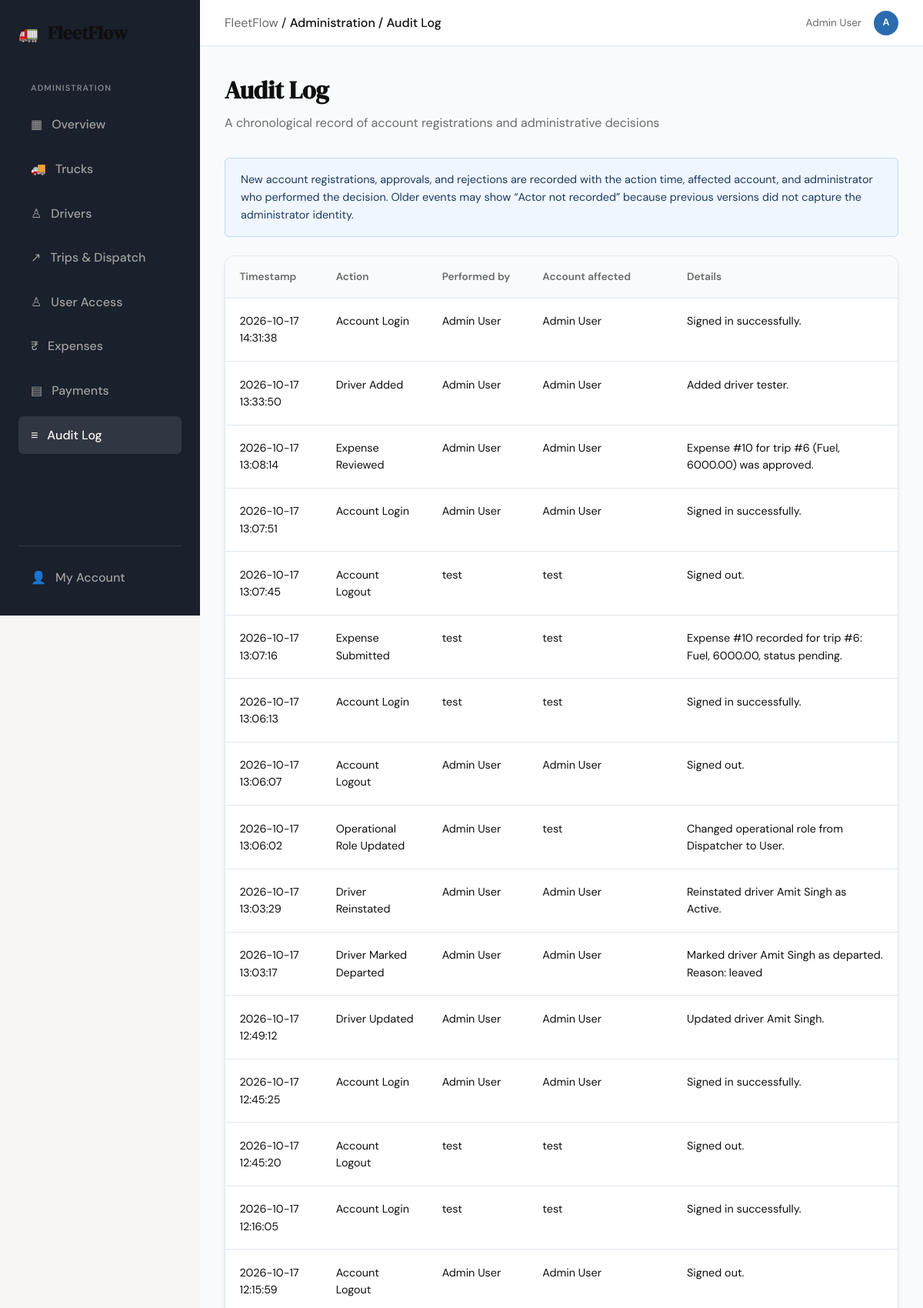
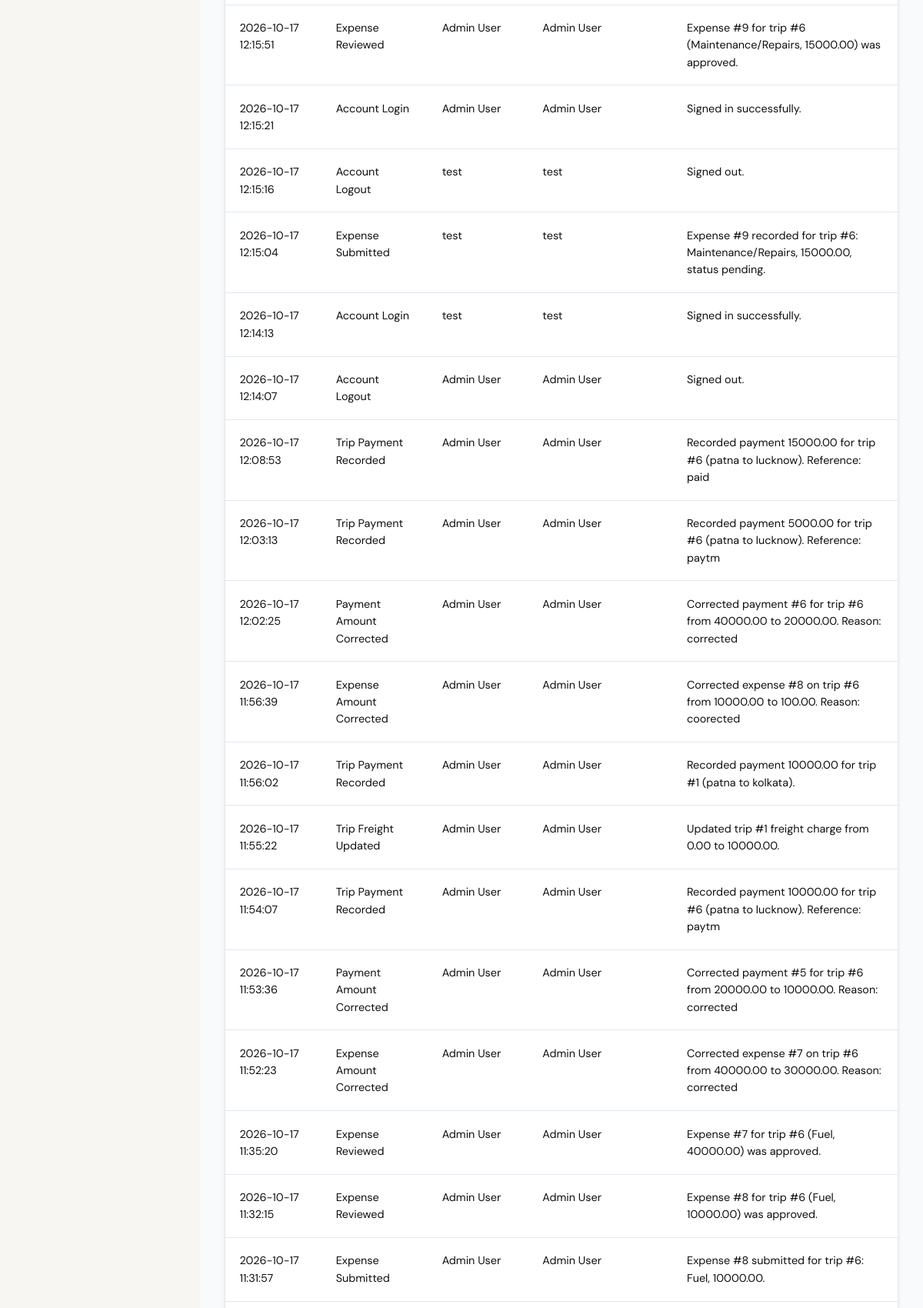
The page /admin/audit (signed in, upper part) on the database its author committed (2 pictures, top to bottom).
### tables this page shows
CREATE TABLE users (
                user_id INTEGER PRIMARY KEY AUTOINCREMENT,
                email TEXT NOT NULL UNIQUE,
                password TEXT NOT NULL,
                is_approved BOOLEAN DEFAULT 0,
                role TEXT CHECK(role IN ('Admin', 'User')) DEFAULT 'User',
                created_at DATETIME DEFAULT CURRENT_TIMESTAMP
            , full_name TEXT, is_rejected BOOLEAN NOT NULL DEFAULT 0, is_terminated BOOLEAN NOT NULL DEFAULT 0, terminated_at DATETIME, job_role TEXT NOT NULL DEFAULT 'User');

CREATE TABLE user_logs (
                log_id INTEGER PRIMARY KEY AUTOINCREMENT,
                user_id INTEGER NOT NULL,
                action TEXT NOT NULL,
                timestamp DATETIME DEFAULT CURRENT_TIMESTAMP,
                details TEXT, actor_user_id INTEGER REFERENCES users(user_id),
                FOREIGN KEY (user_id) REFERENCES users(user_id)
            );

### app.py (the view)
@app.route("/admin/audit")
@admin_required
def admin_audit():
    conn = get_db()
    activity = conn.execute(
        "SELECT logs.action, logs.details, logs.timestamp, "
        "subject.full_name AS subject_name, subject.email AS subject_email, "
        "actor.full_name AS actor_name, actor.email AS actor_email "
        "FROM user_logs AS logs "
        "LEFT JOIN users AS subject ON subject.user_id = logs.user_id "
        "LEFT JOIN users AS actor ON actor.user_id = logs.actor_user_id "
        "ORDER BY logs.timestamp DESC, logs.log_id DESC LIMIT 200"
    ).fetchall()
    conn.close()
    return render_template("admin_audit.html", activity=activity, block_content='dashboard')

### controller/access_controller.py (called while the page is built)
def admin_required(f):
    from functools import wraps
    @wraps(f)
    def decorated_function(*args, **kwargs):
        if 'user_id' not in session:
            return redirect(url_for('login'))
        from database.db import get_db
        conn = get_db()
        controller = UserAccessController(conn)
        is_authorized = controller.is_authorized(session['user_id'])
        is_admin = is_authorized and (
            controller.is_admin(session['user_id'])
            or controller.is_super_admin(session.get('email'))
        )
        conn.close()
        if not is_admin:
            if not is_authorized:
                session.clear()
                return redirect(url_for('login'))
            return "Access Denied: Administrator privileges required.", 403
        session['is_admin'] = True
        return f(*args, **kwargs)
    return decorated_function

    def is_authorized(self, user_id):
        user = self.db.execute(
            "SELECT is_approved, is_rejected, is_terminated FROM users WHERE user_id = ?",
            (user_id,)
        ).fetchone()
        return (
            user
            and user['is_approved'] == 1
            and not user['is_rejected']
            and not user['is_terminated']
        )

    def is_admin(self, user_id):
        user = self.db.execute("SELECT role FROM users WHERE user_id = ?", (user_id,)).fetchone()
        return user and user['role'] == 'Admin'

### database/db.py (called while the page is built)
def get_db():
    conn = sqlite3.connect(DATABASE_PATH)
    conn.row_factory = sqlite3.Row
    conn.execute("PRAGMA foreign_keys = ON")
    return conn

### templates/admin_audit.html (shortened to what this page needs)
{% extends "base.html" %}
{% block breadcrumb %}Administration / Audit Log{% endblock %}
{% block content_dashboard %}
<div class="dashboard-page">
    <div class="panel-header" style="margin-bottom: 2rem;">
        <h1 style="font-family: var(--font-display); font-size: 2rem; color: var(--ink); margin: 0;">Audit Log</h1>
        <p style="color: var(--ink-muted); margin-top: 0.25rem;">A chronological record of account registrations and administrative decisions</p>
    </div>
    <div class="admin-transparency-note">
        New account registrations, approvals, and rejections are recorded with the action time, affected account, and administrator who performed the decision.
        {% set ns = namespace(has_legacy_admin_event=false) %}
        {% for event in activity %}
            {% if event.action in ('Account Approved', 'Account Rejected') and not event.actor_email %}
                {% set ns.has_legacy_admin_event = true %}
            {% endif %}
        {% endfor %}
        {% if ns.has_legacy_admin_event %}
        Older events may show “Actor not recorded” because previous versions did not capture the administrator identity.
        {% endif %}
    </div>
    {% if activity %}
    <div class="table-container">
        <table class="fleet-table">
            <thead>
                <tr><th>Timestamp</th><th>Action</th><th>Performed by</th><th>Account affected</th><th>Details</th></tr>
            </thead>
            <tbody>
                {% for event in activity %}
                <tr>
                    <td>{{ event.timestamp }}</td>
                    <td>{{ event.action }}</td>
                    <td>{{ event.actor_name or event.actor_email or ('Self-service registration' if event.action == 'Account Registered' else 'Actor not recorded') }}</td>
                    <td>{{ event.subject_name or event.subject_email or 'Account unavailable' }}</td>
                    <td>{{ event.details }}</td>
                </tr>
                {% endfor %}
            </tbody>
        </table>
    </div>
    {% else %}
    <div class="table-container admin-empty-state">No audit events have been recorded yet.</div>
    {% endif %}
</div>
{% endblock %}

### templates/base.html (shortened to what this page needs)
<!DOCTYPE html>
<html lang="en">
<head>
    <link rel="stylesheet" href="{{ url_for('static', filename='css/style.css') }}">
</head>
<body class="{{ 'dashboard-body' if block_content == 'dashboard' else '' }}">
    {% if block_content == 'dashboard' %}
    <div class="dashboard-layout">
        <aside class="sidebar">
            <div class="sidebar-header">
                <span class="brand-icon">🚛</span>
                <span class="brand-name">FleetFlow</span>
            </div>
            <nav class="sidebar-nav">
                {% if session.get('is_admin') or session.get('role') == 'Admin' %}
                <span class="nav-section-label">Administration</span>
                <a href="{{ url_for('admin_dashboard') }}" class="nav-item{% if request.endpoint == 'admin_dashboard' %} active{% endif %}"><span>▦</span> Overview</a>
                <a href="{{ url_for('trucks') }}" class="nav-item{% if request.endpoint in ('trucks', 'add_truck', 'edit_truck', 'delete_truck') %} active{% endif %}"><span>🚚</span> Trucks</a>
                <a href="{{ url_for('drivers') }}" class="nav-item{% if request.endpoint in ('drivers', 'add_driver', 'edit_driver', 'upload_driver_document', 'download_driver_document') %} active{% endif %}"><span>♙</span> Drivers</a>
                <a href="{{ url_for('trips') }}" class="nav-item{% if request.endpoint in ('trips', 'create_trip', 'update_trip_status', 'update_trip_freight', 'record_trip_payment') %} active{% endif %}"><span>↗</span> Trips & Dispatch</a>
                <a href="{{ url_for('admin_users') }}" class="nav-item{% if request.endpoint in ('admin_users', 'approve_user', 'reject_user') %} active{% endif %}"><span>♙</span> User Access</a>
                <a href="{{ url_for('expenses') }}" class="nav-item{% if request.endpoint in ('expenses', 'review_expense', 'correct_expense_amount') %} active{% endif %}"><span>₹</span> Expenses</a>
                <a href="{{ url_for('payments') }}" class="nav-item{% if request.endpoint in ('payments', 'correct_payment_amount') %} active{% endif %}"><span>▤</span> Payments</a>
                <a href="{{ url_for('admin_audit') }}" class="nav-item{% if request.endpoint == 'admin_audit' %} active{% endif %}"><span>≡</span> Audit Log</a>
                {% endif %}
            </nav>
            <div class="sidebar-footer">
                <a href="{{ url_for('account') }}" class="nav-item{% if request.endpoint == 'account' %} active{% endif %}"><span>👤</span> My Account</a>
            </div>
        </aside>
        <div class="app-container">
            <nav class="top-bar">
                <div class="breadcrumbs">
                    <span style="color: var(--ink-muted);">FleetFlow</span> /
                    <span style="color: var(--ink); font-weight: 500;">{% block breadcrumb %}Dashboard{% endblock %}</span>
                </div>
                <div class="user-profile" style="display: flex; align-items: center; gap: 1rem;">
                    {% set profile_name = session.get('full_name') or session.get('email', 'Account') %}
                    <span style="font-size: 0.85rem; color: var(--ink-muted);">{{ profile_name }}</span>
                    <div aria-label="{{ profile_name }}" title="{{ profile_name }}" style="width: 32px; height: 32px; border-radius: 50%; background: var(--industry-blue); color: white; display: flex; align-items: center; justify-content: center; font-size: 0.8rem; font-weight: 600;">{{ session.get('avatar_initials') or profile_name[:1]|upper }}</div>
                </div>
            </nav>
            <main class="main-content" style="padding: 2rem;">
                {% block content_dashboard %}{% endblock %}
            </main>
        </div>
    </div>
    {% endif %}
</body>
</html>

### static/css/style.css (style rules this page uses)
:root { --ink: #0f0f0f; --ink-soft: #2d2d2d; --ink-muted: #6b6b6b; --ink-faint: #a0a0a0; --paper: #f7f6f3; --paper-warm: #f0ede6; --paper-card: #ffffff; --accent: #1a472a; --accent-light: #e8f0eb; --accent-2: #c17f24; --accent-2-light: #fdf3e3; --danger: #c0392b; --danger-light: #fdecea; --border: #e4e1da; --border-soft: #eeebe4; --industry-dark: #1a202c; --industry-blue: #2b6cb0; --industry-accent: #ecc94b; --bg-main: #f8fafc; --status-available: #38a169; --status-trip: #dd6b20; --status-maint: #e53e3e; --border-ui: #e2e8f0; --font-display: 'DM Serif Display', Georgia, serif; --font-body: 'DM Sans', system-ui, sans-serif; --max-width: 1200px; --auth-width: 440px; --radius-sm: 6px; --radius-md: 12px; --radius-lg: 20px; }
*, *::before, *::after { box-sizing: border-box; margin: 0; padding: 0; }
html { font-size: 16px; scroll-behavior: smooth; }
body { background: var(--paper); color: var(--ink); font-family: var(--font-body); font-size: 1rem; line-height: 1.6; -webkit-font-smoothing: antialiased; }
a { color: inherit; text-decoration: none; }
.brand-icon { color: var(--accent); font-size: 1.3rem; }
.brand-name { color: var(--ink); }
.main-content { min-height: calc(100vh - 60px - 100px); }
.dashboard-layout { display: grid; grid-template-columns: var(--sidebar-width, 260px) 1fr; min-height: 100vh; }
.sidebar { background: var(--industry-dark); color: var(--paper); display: flex; flex-direction: column; padding: 1.5rem; position: sticky; top: 0; height: 100vh; }
.sidebar-header { display: flex; align-items: center; gap: 0.75rem; font-family: var(--font-display); font-size: 1.5rem; font-weight: 600; margin-bottom: 2rem; color: var(--paper); }
.sidebar-nav { display: flex; flex-direction: column; gap: 0.5rem; flex-grow: 1; }
.nav-item { display: flex; align-items: center; gap: 0.75rem; padding: 0.75rem 1rem; border-radius: var(--radius-sm); color: var(--ink-faint); font-weight: 500; transition: all 0.2s; }
.nav-item:hover, .nav-item.active { background: rgba(255, 255, 255, 0.1); color: var(--paper); }
.nav-section-label { padding: 0.75rem 1rem 0.35rem; color: rgba(255, 255, 255, 0.45); font-size: 0.68rem; font-weight: 600; letter-spacing: 0.1em; text-transform: uppercase; }
.sidebar-footer { border-top: 1px solid rgba(255, 255, 255, 0.1); padding-top: 1rem; }
.admin-transparency-note { background: #eff6ff; border: 1px solid #bfdbfe; border-radius: var(--radius-sm); color: #1e3a5f; font-size: 0.9rem; line-height: 1.6; margin-bottom: 1.5rem; padding: 1rem 1.25rem; }
.dashboard-page > .panel-header { margin-bottom: 2rem; }
.dashboard-page > .table-container { margin-top: 1.5rem; }
.app-container { background: var(--bg-main); display: flex; flex-direction: column; min-height: 100vh; }
.top-bar { height: 60px; background: var(--paper-card); border-bottom: 1px solid var(--border-ui); display: flex; align-items: center; padding: 0 2rem; justify-content: space-between; }
.table-container { background: var(--paper-card); border-radius: var(--radius-md); border: 1px solid var(--border-ui); overflow-x: auto; box-shadow: 0 4px 6px -1px rgba(0, 0, 0, 0.1); }
.fleet-table { width: 100%; border-collapse: collapse; text-align: left; }
.fleet-table th { background: var(--bg-main); padding: 1rem 1.15rem; font-size: 0.85rem; font-weight: 600; color: var(--ink-muted); border-bottom: 1px solid var(--border-ui); }
.fleet-table td { padding: 1.15rem; border-bottom: 1px solid var(--border-ui); font-size: 0.9rem; line-height: 1.55; vertical-align: top; }

### rows shown on the page
users: full_name "Admin User"
user_logs: timestamp "2026-10-17 14:31:38", action "Account Login", full_name "Admin User", details "Signed in successfully."
user_logs: timestamp "2026-10-17 13:33:50", action "Driver Added", full_name "Admin User", details "Added driver tester."
user_logs: timestamp "2026-10-17 13:08:14", action "Expense Reviewed", full_name "Admin User", details "Expense #10 for trip #6 (Fuel, 6000.00) was approved."
user_logs: timestamp "2026-10-17 13:07:51", action "Account Login", full_name "Admin User", details "Signed in successfully."
user_logs: timestamp "2026-10-17 13:07:45", action "Account Logout", full_name "test", details "Signed out."
user_logs: timestamp "2026-10-17 13:07:16", action "Expense Submitted", full_name "test", details "Expense #10 recorded for trip #6: Fuel, 6000.00, status pending."
user_logs: timestamp "2026-10-17 13:06:13", action "Account Login", full_name "test", details "Signed in successfully."
user_logs: timestamp "2026-10-17 13:06:07", action "Account Logout", full_name "Admin User", details "Signed out."
user_logs: timestamp "2026-10-17 13:06:02", action "Operational Role Updated", full_name "Admin User", full_name "test", details "Changed operational role from Dispatcher to User."
user_logs: timestamp "2026-10-17 13:03:29", action "Driver Reinstated", full_name "Admin User", details "Reinstated driver Amit Singh as Active."
user_logs: timestamp "2026-10-17 13:03:17", action "Driver Marked Departed", full_name "Admin User", details "Marked driver Amit Singh as departed. Reason: leaved"
user_logs: timestamp "2026-10-17 12:49:12", action "Driver Updated", full_name "Admin User", details "Updated driver Amit Singh."
user_logs: timestamp "2026-10-17 12:45:25", action "Account Login", full_name "Admin User", details "Signed in successfully."
user_logs: timestamp "2026-10-17 12:45:20", action "Account Logout", full_name "test", details "Signed out."
user_logs: timestamp "2026-10-17 12:16:05", action "Account Login", full_name "test", details "Signed in successfully."
user_logs: timestamp "2026-10-17 12:15:59", action "Account Logout", full_name "Admin User", details "Signed out."
user_logs: timestamp "2026-10-17 12:15:51", action "Expense Reviewed", full_name "Admin User", details "Expense #9 for trip #6 (Maintenance/Repairs, 15000.00) was approved."
user_logs: timestamp "2026-10-17 12:15:21", action "Account Login", full_name "Admin User", details "Signed in successfully."
user_logs: timestamp "2026-10-17 12:15:16", action "Account Logout", full_name "test", details "Signed out."
user_logs: timestamp "2026-10-17 12:15:04", action "Expense Submitted", full_name "test", details "Expense #9 recorded for trip #6: Maintenance/Repairs, 15000.00, status pending."
user_logs: timestamp "2026-10-17 12:14:13", action "Account Login", full_name "test", details "Signed in successfully."
user_logs: timestamp "2026-10-17 12:14:07", action "Account Logout", full_name "Admin User", details "Signed out."
user_logs: timestamp "2026-10-17 12:08:53", action "Trip Payment Recorded", full_name "Admin User", details "Recorded payment 15000.00 for trip #6 (patna to lucknow). Reference: paid"
user_logs: timestamp "2026-10-17 12:03:13", action "Trip Payment Recorded", full_name "Admin User", details "Recorded payment 5000.00 for trip #6 (patna to lucknow). Reference: paytm"
user_logs: timestamp "2026-10-17 12:02:25", action "Payment Amount Corrected", full_name "Admin User", details "Corrected payment #6 for trip #6 from 40000.00 to 20000.00. Reason: corrected"
user_logs: timestamp "2026-10-17 11:56:39", action "Expense Amount Corrected", full_name "Admin User", details "Corrected expense #8 on trip #6 from 10000.00 to 100.00. Reason: coorected"
user_logs: timestamp "2026-10-17 11:56:02", action "Trip Payment Recorded", full_name "Admin User", details "Recorded payment 10000.00 for trip #1 (patna to kolkata)."
user_logs: timestamp "2026-10-17 11:55:22", action "Trip Freight Updated", full_name "Admin User", details "Updated trip #1 freight charge from 0.00 to 10000.00."
user_logs: timestamp "2026-10-17 11:54:07", action "Trip Payment Recorded", full_name "Admin User", details "Recorded payment 10000.00 for trip #6 (patna to lucknow). Reference: paytm"
user_logs: timestamp "2026-10-17 11:53:36", action "Payment Amount Corrected", full_name "Admin User", details "Corrected payment #5 for trip #6 from 20000.00 to 10000.00. Reason: corrected"
user_logs: timestamp "2026-10-17 11:52:23", action "Expense Amount Corrected", full_name "Admin User", details "Corrected expense #7 on trip #6 from 40000.00 to 30000.00. Reason: corrected"
user_logs: timestamp "2026-10-17 11:35:20", action "Expense Reviewed", full_name "Admin User", details "Expense #7 for trip #6 (Fuel, 40000.00) was approved."
user_logs: timestamp "2026-10-17 11:32:15", action "Expense Reviewed", full_name "Admin User", details "Expense #8 for trip #6 (Fuel, 10000.00) was approved."
user_logs: timestamp "2026-10-17 11:31:57", action "Expense Submitted", full_name "Admin User", details "Expense #8 submitted for trip #6: Fuel, 10000.00."

### other values the page prints
{{ session.get('avatar_initials') or profile_name[:1]|upper }} "A"
